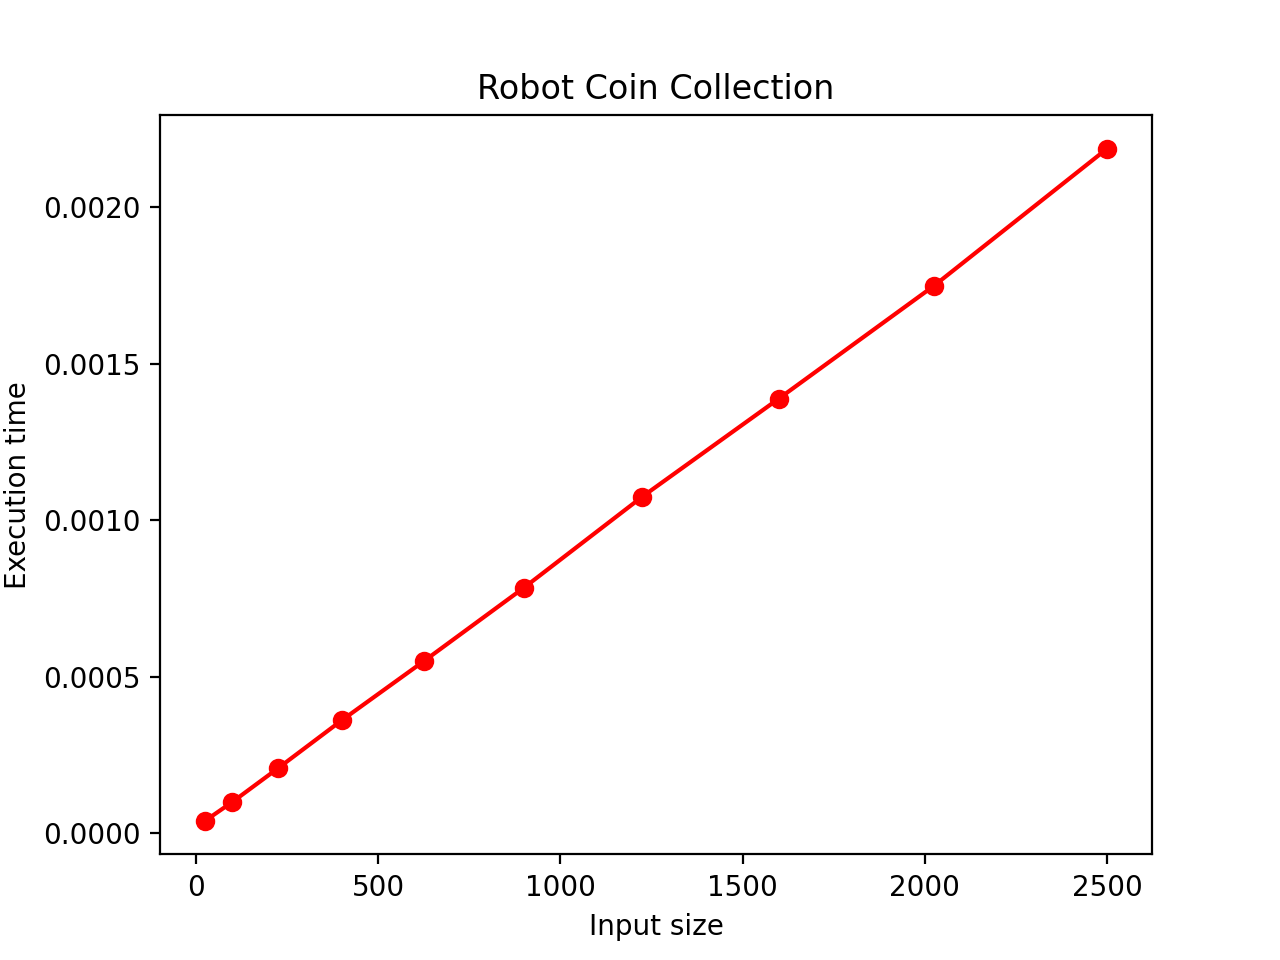

Write Python code to recreate this figure.
import time
import pylab
import random
import numpy as np

# Applies dynamic programming to compute the largest number of
# coins a robot can collect on an n × m board by starting at (1, 1)
# and moving right and down from upper left to down right corner
# Input: Matrix C[1..n, 1..m] whose elements are equal to 1 and 0
# for cells with and without a coin, respectively
# Output: Largest number of coins the robot can bring to cell (n, m)
def RobotCoinCollection(C):
    m = len(C)#row
    n = len(C[0])#col
    F = [[0 for _ in range(n+1)]for _ in range(m+1)]
    for i in range(1,m+1):
        for j in range(1,n+1):
            F[i][j]=max(F[i-1][j],F[i][j-1])+C[i-1][j-1]
    
    return F[m][n]


A0= np.random.randint(1,100,(5,5))
A1 = np.random.randint(1,100,(10,10))
A2 = np.random.randint(1,100,(15,15))
A3 = np.random.randint(1,100,(20,20))
A4 = np.random.randint(1,100,(25,25))
A5 = np.random.randint(1,100,(30,30))
A6 = np.random.randint(1,100,(35,35))
A7 = np.random.randint(1,100,(40,40))
A8 = np.random.randint(1,100,(45,45))
A9 = np.random.randint(1,100,(50,50))

#0
startA0 = time.time()
RobotCoinCollection(A0)
stopA0 = time.time()
timeA0 = stopA0 - startA0
sizeA0 = len(A0)*len(A0[0])
#1
startA1 = time.time()
RobotCoinCollection(A1)
stopA1 = time.time()
timeA1 = stopA1 - startA1
sizeA1 = len(A1)*len(A1[0])
#2
startA2 = time.time()
RobotCoinCollection(A2)
stopA2 = time.time()
timeA2 = stopA2 - startA2
sizeA2 = len(A2)*len(A2[0])
#3
startA3 = time.time()
RobotCoinCollection(A3)
stopA3 = time.time()
timeA3 = stopA3 - startA3
sizeA3 = len(A3)*len(A3[0])
#4
startA4 = time.time()
RobotCoinCollection(A4)
stopA4 = time.time()
timeA4 = stopA4 - startA4
sizeA4 = len(A4)*len(A4[0])
#5
startA5 = time.time()
RobotCoinCollection(A5)
stopA5 = time.time()
timeA5 = stopA5 - startA5
sizeA5 = len(A5)*len(A5[0])
#6
startA6 = time.time()
RobotCoinCollection(A6)
stopA6 = time.time()
timeA6 = stopA6 - startA6
sizeA6 = len(A6)*len(A6[0])
#7
startA7 = time.time()
RobotCoinCollection(A7)
stopA7 = time.time()
timeA7 = stopA7 - startA7
sizeA7 = len(A7)*len(A7[0])
#8
startA8 = time.time()
RobotCoinCollection(A8)
stopA8 = time.time()
timeA8 = stopA8 - startA8
sizeA8 = len(A8)*len(A8[0])
#9
startA9 = time.time()
RobotCoinCollection(A9)
stopA9 = time.time()
timeA9 = stopA9 - startA9
sizeA9 = len(A9)*len(A9[0])


# vẽ 3d
pylab.plot([sizeA0,sizeA1,sizeA2,sizeA3,sizeA4,sizeA5,sizeA6,sizeA7,sizeA8,sizeA9],[timeA0,timeA1,timeA2,timeA3,timeA4,timeA5,timeA6,timeA7,timeA8,timeA9],'ro-')
pylab.title('Robot Coin Collection')
pylab.xlabel('Input size')
pylab.ylabel('Execution time')
pylab.show()
